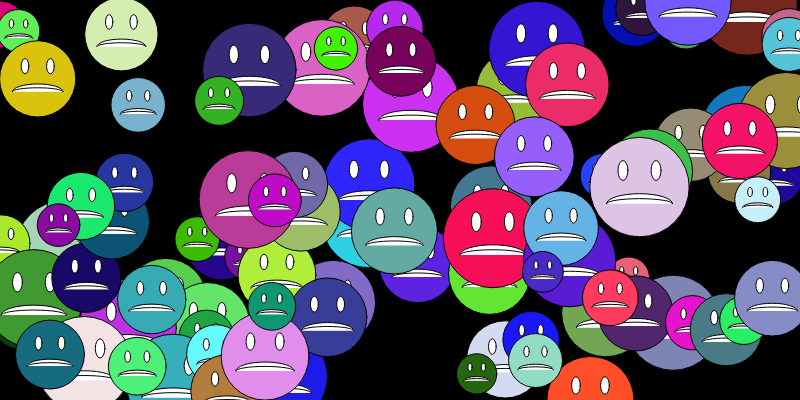
Frame 1 (no input)
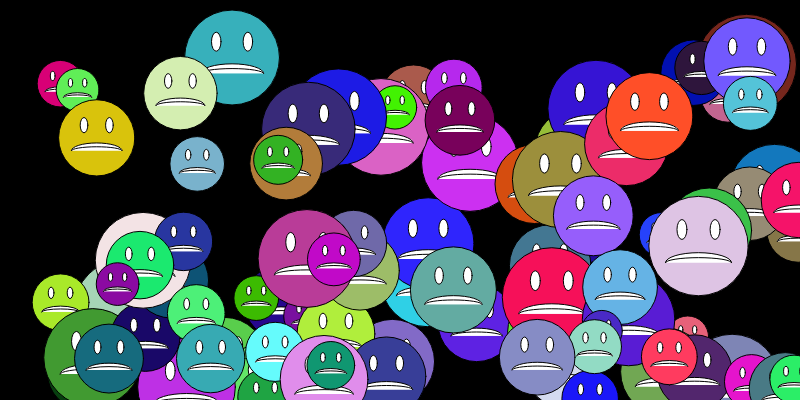
Frame 60 (no input)
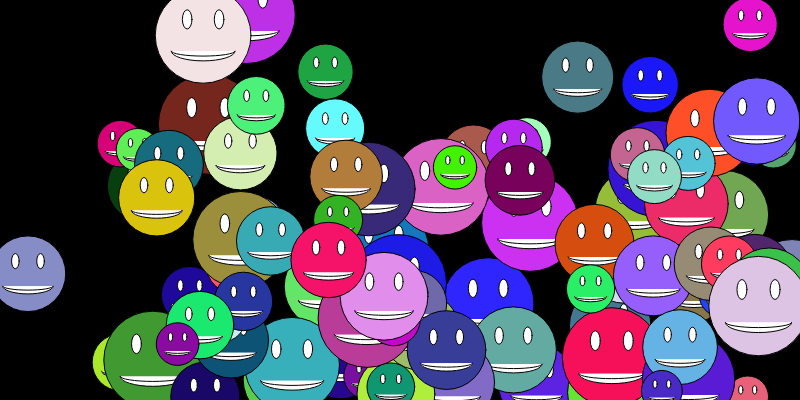
Frame 120 (the mouse pressed at the canvas centre since frame 60)

The p5.js sketch that drew these frames (run headless with seeded random() and noise() and a simulated clock; from frame 60 on, the mouse is pressed at the canvas centre):

// p5.js sketch
// ── sketch.js

// Create an empty array
var sadFaces = [];

function setup() {
  // Define a Canvas
  createCanvas(800, 400);
  
  // Create 'i' numbers of sadFace objects and push() them into the array
  for (var i = 0; i < 100; i++) {
    sadFaces[i] = (new SadFace(random(40, 100), 800, 400));
  }
}

function draw() {
  background(0);

  for (var i = 0; i < sadFaces.length; i++) {
    sadFaces[i].drawFace();
    sadFaces[i].move();
  }

}

function mousePressed() {
  for (var i = 0; i < sadFaces.length; i++) {
    sadFaces[i].flipMouth();
  }
}

// ── sadFace.js
// SadFace Class

// Constructor Method for our Class "SadFace"
function SadFace(faceD, scW, scH) {
  this.faceDiam = faceD;
  this.posX = random(scW);
  this.posY = random(scH);

  this.mouthOffset = 0;

  this.dirX = 1;
  this.dirY = 1;
  this.maxDir = 10;

  this.eyeY = 0 - this.faceDiam * (1 / 6);
  this.eyeX = this.faceDiam * (1 / 6);
  this.eyeXDiam = this.faceDiam * (1 / 10);
  this.eyeYDiam = this.faceDiam * (1 / 5);
  this.mouthX = 0;
  this.mouthY = this.faceDiam * (1 / 6);
  this.mouthWidth = this.faceDiam * (2 / 3);
  this.mouthHeight = this.faceDiam * (1 / 5);
  this.maxWidth = width;
  this.maxHeight = height;

  this.faceColorRed = random(256);
  this.faceColorGreen = random(256);
  this.faceColorBlue = random(256);

}

SadFace.prototype.drawFace = function() {
  push();
  fill(this.faceColorRed, this.faceColorGreen, this.faceColorBlue);
  stroke(0);
  // Sad Face Drawing
  translate(this.posX, this.posY);
  // Face
  ellipse(0, 0, this.faceDiam, this.faceDiam);
  // Eyes
  fill(256);
  ellipse(-this.eyeX, this.eyeY, this.eyeXDiam, this.eyeYDiam);
  ellipse(this.eyeX, this.eyeY, this.eyeXDiam, this.eyeYDiam);
  arc(this.mouthX, this.mouthY, this.mouthWidth, this.mouthHeight, PI + this.mouthOffset, 0 + this.mouthOffset);
  arc(this.mouthX, this.mouthY, this.mouthWidth, this.mouthHeight * (1 / 2), PI + this.mouthOffset, 0 + this.mouthOffset);
  pop();
};

SadFace.prototype.move = function() {
  this.posX += this.dirX;
  this.posY += this.dirY;
  this.edgeCheck();
};

SadFace.prototype.flipMouth = function() {
  this.mouthOffset = (this.mouthOffset + PI) % TWO_PI;
};

SadFace.prototype.edgeCheck = function() {
  if (this.posX >= this.maxWidth) {
    this.dirX = 0 - random(this.maxDir);
  } else if (this.posY >= this.maxHeight) {
    this.dirY = 0 - random(this.maxDir);
  } else if (this.posX <= 0) {
    this.dirX = random(this.maxDir);
  } else if (this.posY <= 0) {
    this.dirY = random(this.maxDir);
  }

};
